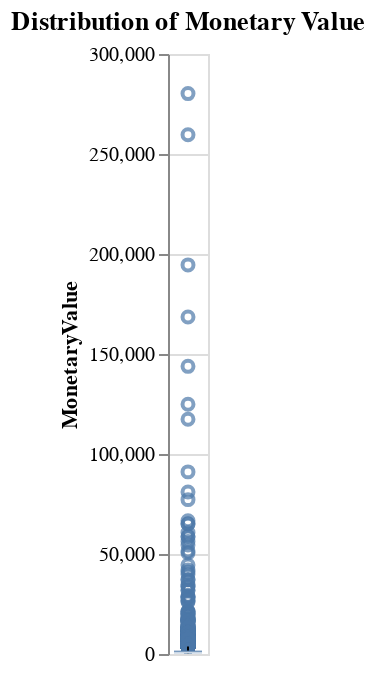

The code cell stored with this chart in its notebook:
### Markdown cell above
### Visualize Monetary Value Distribution

### Code cell
chart = alt.Chart(monetary_df.reset_index()).mark_boxplot().encode(
    y='MonetaryValue'
).properties(
    title='Distribution of Monetary Value'
).interactive()

chart.display()

### Figure 1 — Vega-Lite specification as saved in the notebook (floating-point values rounded to 4 significant figures; data arrays with more than 128 entries replaced by an {"elided": "..."} marker saying what was removed)
{"config": {"view": {"continuousWidth": 300, "continuousHeight": 300}}, "data": {"name": "data-d0e7729df817a8b763fd911910cb27e5"}, "mark": {"type": "boxplot"}, "encoding": {"y": {"field": "MonetaryValue", "type": "quantitative"}}, "params": [{"name": "param_9", "select": {"type": "interval", "encodings": ["x", "y"]}, "bind": "scales"}], "title": "Distribution of Monetary Value", "$schema": "https://vega.github.io/schema/vega-lite/v5.20.1.json", "datasets": {"data-d0e7729df817a8b763fd911910cb27e5": {"elided": "4339 records"}}}
